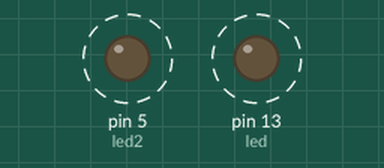
Bench run of a sketch on a simulated Arduino Uno, built with avr-gcc and run on an emulated ATmega328P. On the bench: output pins drawn as LEDs (lit = HIGH). Dashed ring = blinking.

Above: at 0.05 s.
Timing chart, 0 to 3.0 s (numbered marks = the images above):
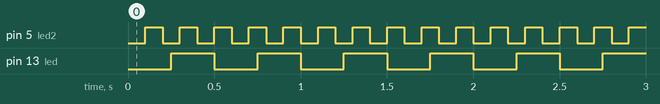

Measured:
- by itself, pin 5 (led2): alternates HIGH for 0.10 s and LOW for 0.10 s
- by itself, pin 13 (led): alternates HIGH for 0.25 s and LOW for 0.25 s

The sketch:

blink_sin_delay2.ino
```cpp
uint8_t led = 13;
uint8_t led2 = 5;

uint8_t estado_led = LOW;
uint8_t medio_periodo = 250; // periodo en ms
uint32_t ultimo_cambio;
uint32_t tiempo_actual;

uint8_t estado_led2 = LOW;
uint8_t medio_periodo2 = 100; // periodo en ms
uint32_t ultimo_cambio2;

void setup() {
  // put your setup code here, to run once:
  pinMode(led, OUTPUT);
  pinMode(led2, OUTPUT);
  digitalWrite(led, estado_led);
  digitalWrite(led2, estado_led2);
  ultimo_cambio = millis();
  ultimo_cambio2 = millis();
}

void loop() {
  // put your main code here, to run repeatedly:
  tiempo_actual = millis();
  if (tiempo_actual - ultimo_cambio >= medio_periodo) {
    estado_led = !estado_led;
    digitalWrite(led, estado_led);
    ultimo_cambio = tiempo_actual;
  }

  if (tiempo_actual - ultimo_cambio2 >= medio_periodo2) {
    estado_led2 = !estado_led2;
    digitalWrite(led2, estado_led2);
    ultimo_cambio2 = tiempo_actual;
  }
}
```
